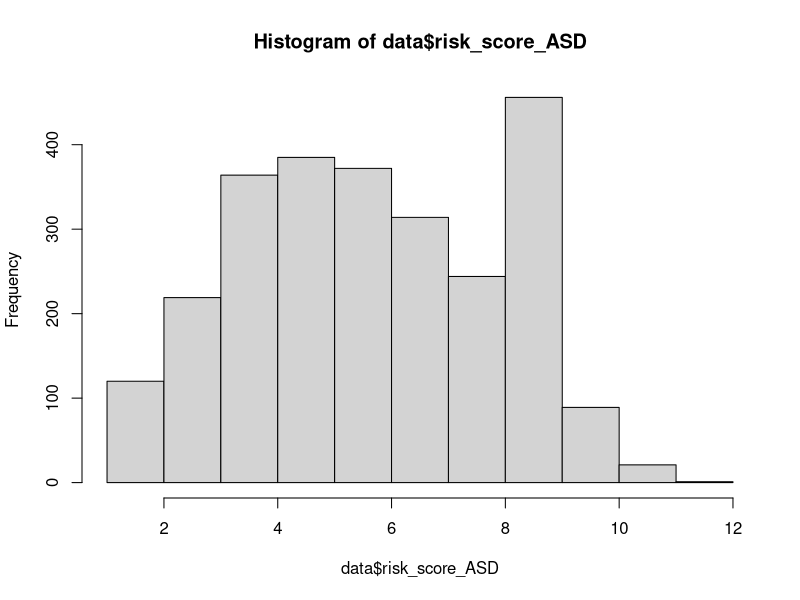

Generate this figure with R:
## ---- chunk 1
#load packages
library(readr)
library(dplyr)
library(stringr)
## ---- chunk 2
#load data
data <- read_csv("ChatterBabyData.csv")
## ---- chunk 3
mean(data$risk_score_ASD)
var(data$risk_score_ASD)
hist(data$risk_score_ASD)
## ---- chunk 4
cbdata <- data %>% select(babyage, momsdeliveryage, momsedu, sex, art, artmethod___1,
                          artmethod___7, artmethod___6, artmethod___2, artmethod___3,
                          artmethod___4, artmethod___5, mom_trauma,
                          maternalpregnancyproblems___1, maternalpregnancyproblems___2,
                          maternalpregnancyproblems___3, maternalpregnancyproblems___15,
                          maternalpregnancyproblems___21, maternalpregnancyproblems___16,
                          maternalpregnancyproblems___4, maternalpregnancyproblems___5,
                          maternalpregnancyproblems___6, maternalpregnancyproblems___7,
                          maternalpregnancyproblems___8, maternalpregnancyproblems___9,
                          maternalpregnancyproblems___10, maternalpregnancyproblems___11,
                          maternalpregnancyproblems___12, maternalpregnancyproblems___13,
                          maternalpregnancyproblems___14, maternalpregnancyproblems___17,
                          maternalpregnancyproblems___19, maternalpregnancyproblems___20,
                          maternalpregnancyproblems___18, maternalpregnancyproblems_other,
                          matmentalhealth___1, matmentalhealth___2, matmentalhealth___3,
                          matmentalhealth___4, matmentalhealth___5, matmentalhealth___6,
                          matmentalhealth___7, mat_mental_health_other, mat_dep, mat_anx,
                          mat_ocd, mat_bp, mat_adhd, mat_pssd, momfever, whenfever___1,
                          whenfever___2, whenfever___3, tobacco_pregnancy_when___1,
                          tobacco_pregnancy_when___2, tobacco_pregnancy_when___3,
                          vaping_pregnancy___1, vaping_pregnancy___2, vaping_pregnancy___3,
                          alcohol_pregnancy_when___1, alcohol_pregnancy_when___2,
                          alcohol_pregnancy_when___3, cannabis_pregnancy_when___1,
                          cannabis_pregnancy_when___2, cannabis_pregnancy_when___3,
                          stimulants_pregnancy_when___1, stimulants_pregnancy_when___2,
                          stimulants_pregnancy_when___3, opioids_pregnancy_when___1,
                          opioids_pregnancy_when___2, opioids_pregnancy_when___3,
                          psychoactive_pregnancy___1, psychoactive_pregnancy___2,
                          psychoactive_pregnancy___3, delivery, momlivebirths,
                          totalpregnancies, maternalproblems, asd, deaf, ddfamily,
                          szbpfamily, risk_score_ASD) 
## ---- chunk 5
summary(cbdata)
